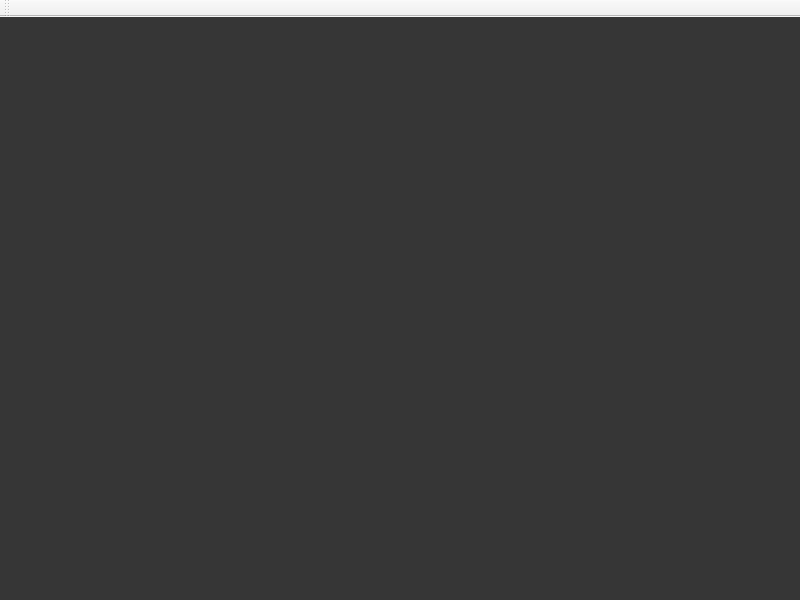
<?xml version="1.0" encoding="UTF-8"?>
<ui version="4.0">
 <class>RenderWindow</class>
 <widget class="QMainWindow" name="RenderWindow">
  <property name="geometry">
   <rect>
    <x>0</x>
    <y>0</y>
    <width>800</width>
    <height>600</height>
   </rect>
  </property>
  <property name="windowTitle">
   <string>MainWindow</string>
  </property>
  <property name="styleSheet">
   <string notr="true">QWidget#centralwidget {
	background-color: rgb(54, 54, 54);
}</string>
  </property>
  <widget class="QWidget" name="centralwidget"/>
  <widget class="QToolBar" name="toolBar">
   <property name="windowTitle">
    <string>toolBar</string>
   </property>
   <attribute name="toolBarArea">
    <enum>TopToolBarArea</enum>
   </attribute>
   <attribute name="toolBarBreak">
    <bool>false</bool>
   </attribute>
  </widget>
 </widget>
 <resources/>
 <connections/>
</ui>
